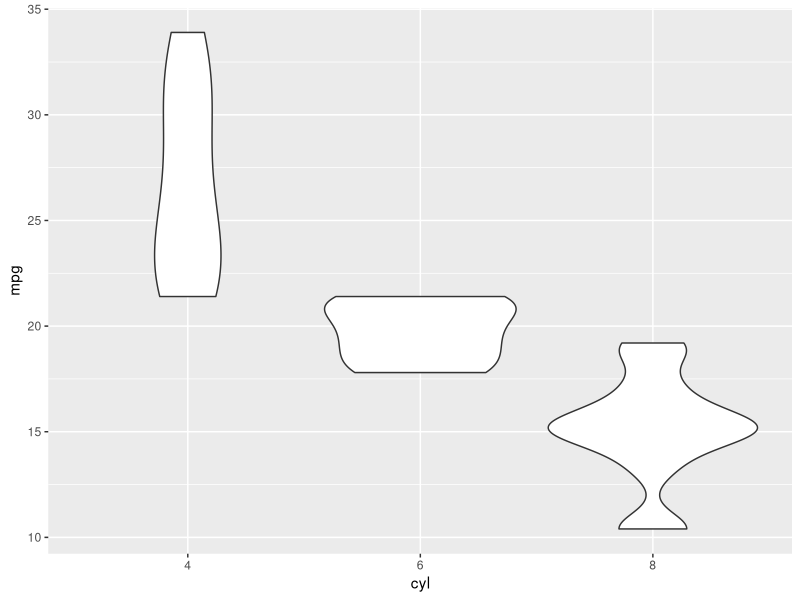
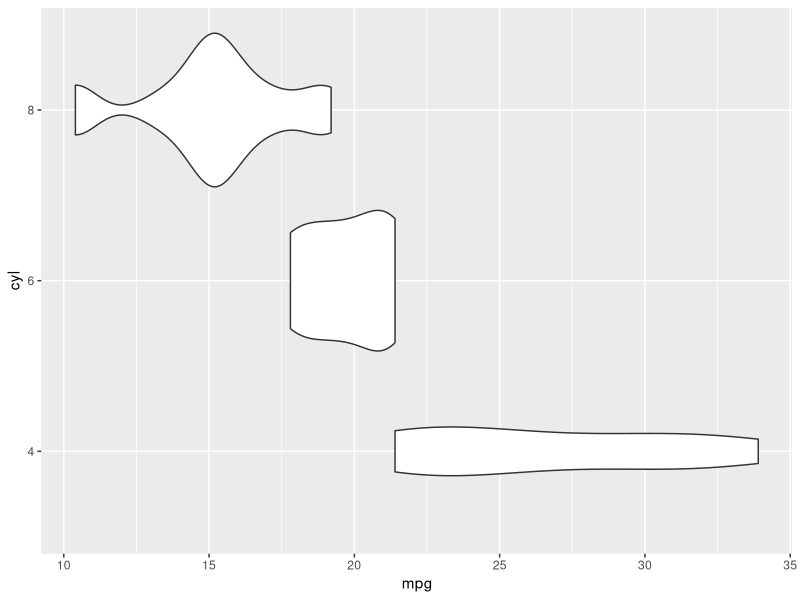
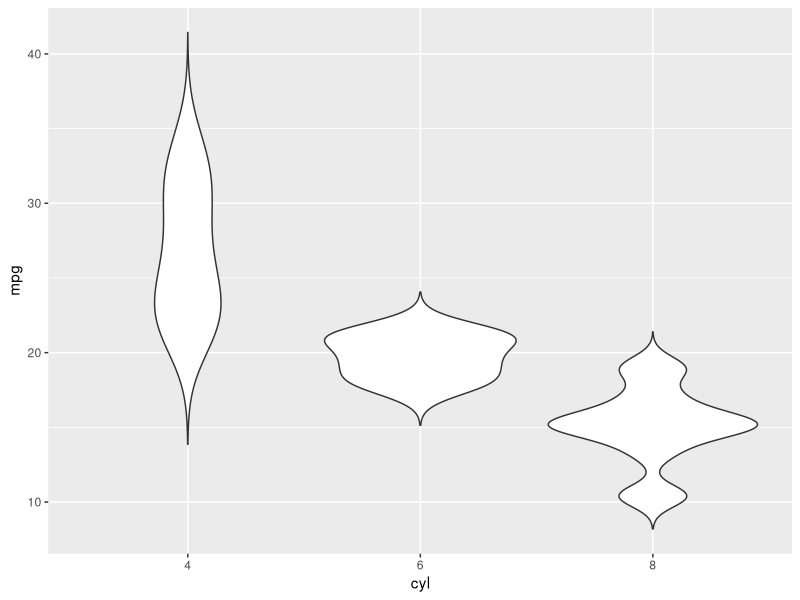
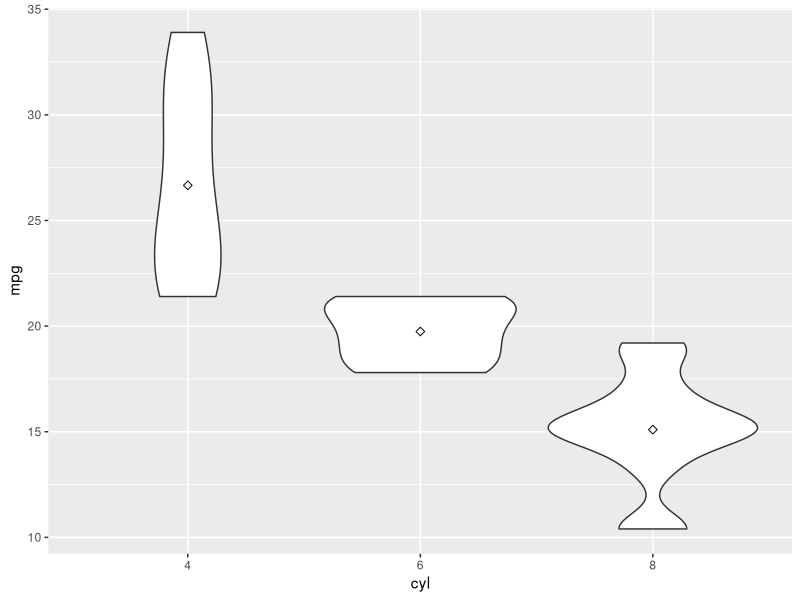
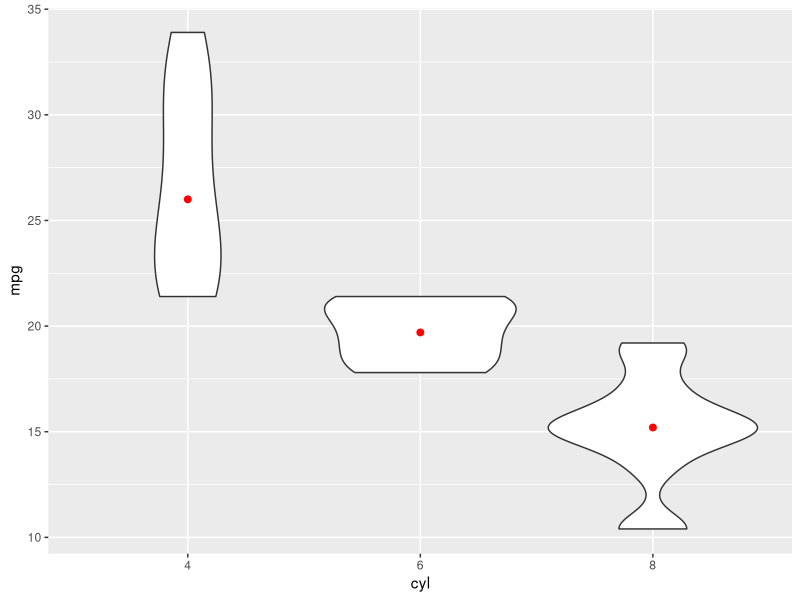
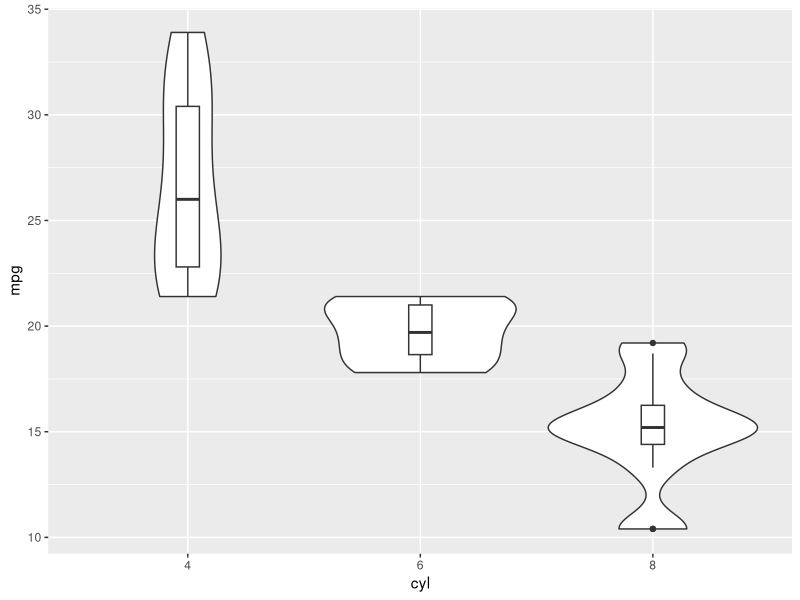
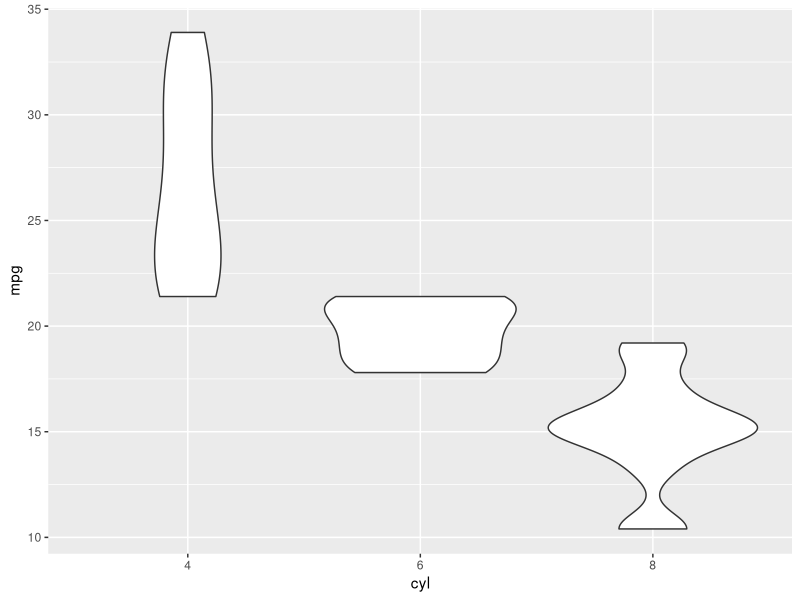
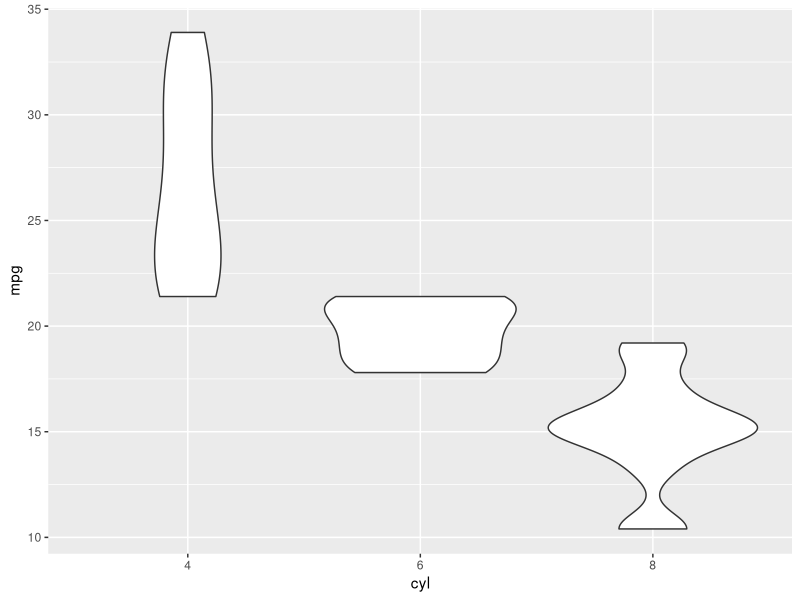

Reproduce these figures in R, in order.
#Advance ggplot codes

data<-mtcars
head(data)

#factorization
data$cyl<-as.factor(data$cyl)


library(ggplot2)
p<-ggplot(data,aes(y=mpg,x=cyl))+geom_violin()

p

# Rotate the violin plot
p + coord_flip()

# Set trim argument to FALSE
ggplot(data, aes(y=mpg,x=cyl)) + 
geom_violin(trim=FALSE)

# violin plot with mean points
p + stat_summary(fun.y=mean, geom="point", shape=23, size=2)
# violin plot with median points
p + stat_summary(fun.y=median, geom="point", size=2, color="red")
#Add median and quartile
p + geom_boxplot(width=0.1)

#Add mean and standard deviation
p + stat_summary(fun.data="mean_sdl",
                 geom="crossbar", width=0.2 )
p + stat_summary(fun.data=mean_sdl, 
                 geom="pointrange", color="red")

# Function to produce summary statistics (mean and +/- sd)
data_summary <- function(x) {
  m <- mean(x)
  ymin <- m- 3*sd(x)
  ymax <- m+3*sd(x)
  return(c(y=m,ymin=ymin,ymax=ymax))
}

p + stat_summary(fun.data=data_summary,color="blue")


#color change
p<-ggplot(data,aes(y=mpg,x=cyl,color=cyl))+geom_violin()
p

#filling
p<-ggplot(data,aes(y=mpg,x=cyl,fill=cyl))+geom_violin()
p

#legend
p + theme(legend.position="top")
p + theme(legend.position="bottom")
p + theme(legend.position="none") # Remove legend


#changeing the orders
p + scale_x_discrete(limits=c("6", "8", "4"))

#Violin plot with multiple groups
p<-ggplot(data,aes(y=mpg,x=cyl,fill=vs))+geom_violin()
p


#you can add more 
#copyright satyajit maitra